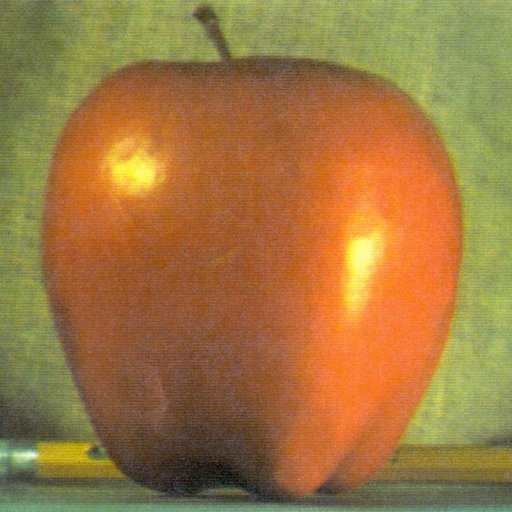
#> input picture opencv/03_image-processing/pyramids/apple.jpg, 512 x 512 px, given in place of the camera
$ python object_tracking.py
#> lines starting #> are read from the running program, lines starting #| are printed output that depends on the picture; after the words box and inside, x2 and y2 are one past the last pixel; in counts of white or black regions, pixels touching at a corner belong together
import cv2
import numpy as np

cap = cv2.VideoCapture(0)

while(1):

    # Take each frame
    _, frame = cap.read()
#> frame is the input picture: shape (512, 512, 3); mean B, G, R 64.8, 119.7, 159.1

    # Convert BGR to HSV
    hsv = cv2.cvtColor(frame, cv2.COLOR_BGR2HSV)
#> hsv: shape (512, 512, 3); mean H, S, V 21.7, 145.4, 163

    # define range of color in HSV
    lower_bound = np.array([10, 100, 100])
    upper_bound = np.array([245, 255, 255])

    # Threshold the HSV image to get only blue colors
    mask = cv2.inRange(hsv,lower_bound,upper_bound)
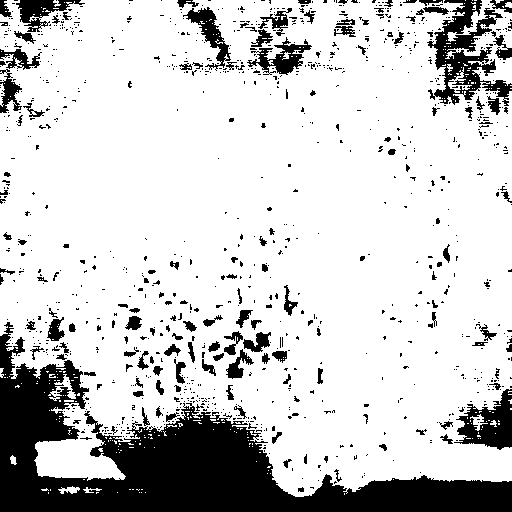
#> mask: shape (512, 512); 80.3% white; 1064 black regions (919 under 20 px), largest, box (x1, y1, x2, y2) and area: (0, 322, 512, 512) 31117, (427, 0, 512, 106) 3587, (454, 389, 512, 450) 1873

    # Bitwise-AND mask and original image
    res = cv2.bitwise_and(frame,frame,mask= mask)
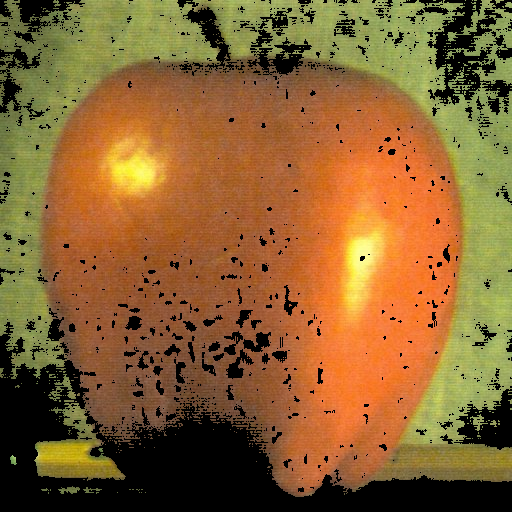
#> res: shape (512, 512, 3); mean B, G, R 49.9, 98.6, 137.2

    cv2.imshow('frame',frame)
    cv2.imshow('mask',mask)
    cv2.imshow('res',res)
    k = cv2.waitKey(5) & 0xff
#> (key Esc is pressed here)
    if k == 27:
        break

cv2.destroyAllWindows()

$ run again, on opencv/03_image-processing/pyramids/orange.jpg
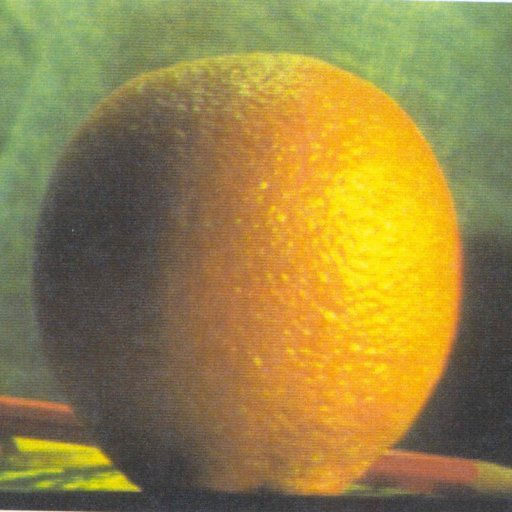
#> input picture opencv/03_image-processing/pyramids/orange.jpg, 512 x 512 px, given in place of the camera
#> frame is the input picture: shape (512, 512, 3); mean B, G, R 69.2, 131.8, 150.2
#> hsv: shape (512, 512, 3); mean H, S, V 29.4, 115.7, 156.1
#> `mask = cv2.inRange(hsv,lower_bound,upper_bound)`:
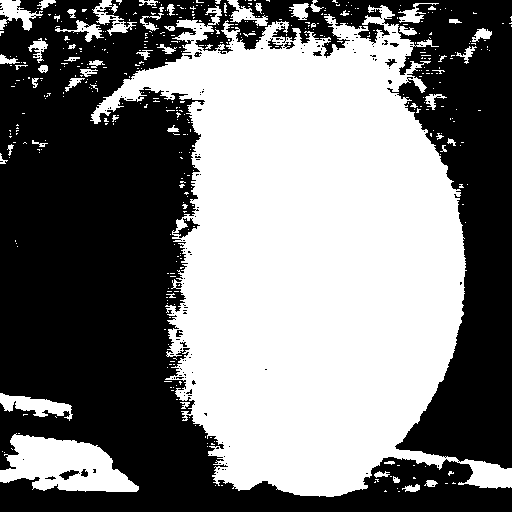
#> mask: shape (512, 512); 48.6% white; 456 white regions (399 under 20 px), largest, box (x1, y1, x2, y2) and area: (90, 5, 512, 497) 115066, (0, 433, 139, 492) 5093, (0, 393, 73, 421) 950
#> `res = cv2.bitwise_and(frame,frame,mask= mask)`:
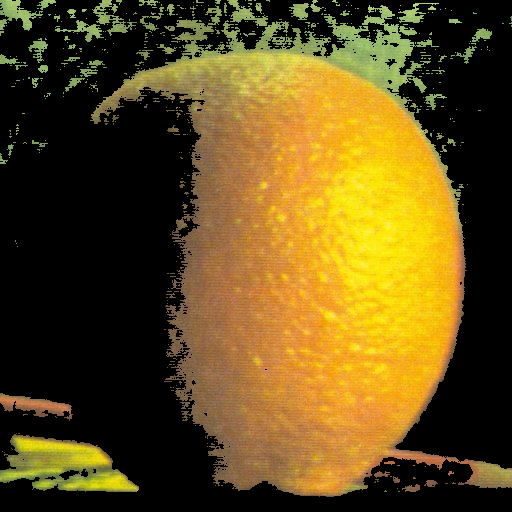
#> res: shape (512, 512, 3); mean B, G, R 26.3, 76.8, 97.3
